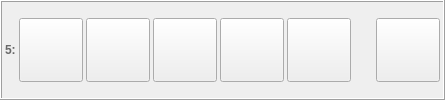
     <widget class="QFrame" name="horizontalFrame_5">
      <property name="enabled">
       <bool>true</bool>
      </property>
      <property name="sizePolicy">
       <sizepolicy hsizetype="Expanding" vsizetype="Expanding">
        <horstretch>0</horstretch>
        <verstretch>0</verstretch>
       </sizepolicy>
      </property>
      <property name="minimumSize">
       <size>
        <width>330</width>
        <height>0</height>
       </size>
      </property>
      <property name="contextMenuPolicy">
       <enum>Qt::ActionsContextMenu</enum>
      </property>
      <property name="autoFillBackground">
       <bool>false</bool>
      </property>
      <property name="frameShape">
       <enum>QFrame::Box</enum>
      </property>
      <property name="frameShadow">
       <enum>QFrame::Raised</enum>
      </property>
      <layout class="QHBoxLayout" name="horizontalLayout_5">
       <property name="spacing">
        <number>3</number>
       </property>
       <property name="leftMargin">
        <number>3</number>
       </property>
       <property name="topMargin">
        <number>3</number>
       </property>
       <property name="rightMargin">
        <number>3</number>
       </property>
       <property name="bottomMargin">
        <number>3</number>
       </property>
       <item>
        <widget class="QLabel" name="label_13">
         <property name="enabled">
          <bool>true</bool>
         </property>
         <property name="sizePolicy">
          <sizepolicy hsizetype="Fixed" vsizetype="Fixed">
           <horstretch>0</horstretch>
           <verstretch>0</verstretch>
          </sizepolicy>
         </property>
         <property name="palette">
          <palette>
           <active>
            <colorrole role="WindowText">
             <brush brushstyle="SolidPattern">
              <color alpha="255">
               <red>104</red>
               <green>104</green>
               <blue>104</blue>
              </color>
             </brush>
            </colorrole>
           </active>
           <inactive>
            <colorrole role="WindowText">
             <brush brushstyle="SolidPattern">
              <color alpha="255">
               <red>104</red>
               <green>104</green>
               <blue>104</blue>
              </color>
             </brush>
            </colorrole>
           </inactive>
           <disabled>
            <colorrole role="WindowText">
             <brush brushstyle="SolidPattern">
              <color alpha="255">
               <red>120</red>
               <green>120</green>
               <blue>120</blue>
              </color>
             </brush>
            </colorrole>
           </disabled>
          </palette>
         </property>
         <property name="font">
          <font>
           <weight>75</weight>
           <bold>true</bold>
          </font>
         </property>
         <property name="text">
          <string>5:</string>
         </property>
         <property name="margin">
          <number>5</number>
         </property>
        </widget>
       </item>
       <item>
        <widget class="QToolButton" name="buttonMountDisk_5">
         <property name="enabled">
          <bool>true</bool>
         </property>
         <property name="minimumSize">
          <size>
           <width>64</width>
           <height>64</height>
          </size>
         </property>
         <property name="maximumSize">
          <size>
           <width>64</width>
           <height>64</height>
          </size>
         </property>
         <property name="iconSize">
          <size>
           <width>48</width>
           <height>48</height>
          </size>
         </property>
        </widget>
       </item>
       <item>
        <widget class="QToolButton" name="buttonMountFolder_5">
         <property name="enabled">
          <bool>true</bool>
         </property>
         <property name="minimumSize">
          <size>
           <width>64</width>
           <height>64</height>
          </size>
         </property>
         <property name="maximumSize">
          <size>
           <width>64</width>
           <height>64</height>
          </size>
         </property>
         <property name="iconSize">
          <size>
           <width>48</width>
           <height>48</height>
          </size>
         </property>
        </widget>
       </item>
       <item>
        <widget class="QToolButton" name="buttonSave_5">
         <property name="enabled">
          <bool>true</bool>
         </property>
         <property name="minimumSize">
          <size>
           <width>64</width>
           <height>64</height>
          </size>
         </property>
         <property name="maximumSize">
          <size>
           <width>64</width>
           <height>64</height>
          </size>
         </property>
         <property name="iconSize">
          <size>
           <width>48</width>
           <height>48</height>
          </size>
         </property>
         <property name="checkable">
          <bool>true</bool>
         </property>
        </widget>
       </item>
       <item>
        <widget class="QToolButton" name="autoSave_5">
         <property name="enabled">
          <bool>true</bool>
         </property>
         <property name="minimumSize">
          <size>
           <width>64</width>
           <height>64</height>
          </size>
         </property>
         <property name="maximumSize">
          <size>
           <width>64</width>
           <height>64</height>
          </size>
         </property>
         <property name="text">
          <string/>
         </property>
         <property name="iconSize">
          <size>
           <width>48</width>
           <height>48</height>
          </size>
         </property>
         <property name="checkable">
          <bool>false</bool>
         </property>
        </widget>
       </item>
       <item>
        <widget class="QToolButton" name="buttonEditDisk_5">
         <property name="enabled">
          <bool>true</bool>
         </property>
         <property name="minimumSize">
          <size>
           <width>64</width>
           <height>64</height>
          </size>
         </property>
         <property name="maximumSize">
          <size>
           <width>64</width>
           <height>64</height>
          </size>
         </property>
         <property name="iconSize">
          <size>
           <width>48</width>
           <height>48</height>
          </size>
         </property>
         <property name="checkable">
          <bool>false</bool>
         </property>
        </widget>
       </item>
       <item>
        <layout class="QVBoxLayout" name="verticalLayout_5">
         <property name="spacing">
          <number>0</number>
         </property>
         <property name="leftMargin">
          <number>5</number>
         </property>
         <property name="rightMargin">
          <number>5</number>
         </property>
         <item>
          <widget class="QLabel" name="labelFileName_5">
           <property name="enabled">
            <bool>true</bool>
           </property>
           <property name="sizePolicy">
            <sizepolicy hsizetype="Ignored" vsizetype="Fixed">
             <horstretch>0</horstretch>
             <verstretch>0</verstretch>
            </sizepolicy>
           </property>
           <property name="font">
            <font>
             <pointsize>12</pointsize>
            </font>
           </property>
           <property name="autoFillBackground">
            <bool>false</bool>
           </property>
           <property name="text">
            <string/>
           </property>
           <property name="textFormat">
            <enum>Qt::PlainText</enum>
           </property>
           <property name="wordWrap">
            <bool>false</bool>
           </property>
          </widget>
         </item>
         <item>
          <widget class="QLabel" name="labelImageProperties_5">
           <property name="enabled">
            <bool>true</bool>
           </property>
           <property name="sizePolicy">
            <sizepolicy hsizetype="Preferred" vsizetype="Fixed">
             <horstretch>0</horstretch>
             <verstretch>0</verstretch>
            </sizepolicy>
           </property>
           <property name="palette">
            <palette>
             <active>
              <colorrole role="WindowText">
               <brush brushstyle="SolidPattern">
                <color alpha="255">
                 <red>128</red>
                 <green>128</green>
                 <blue>128</blue>
                </color>
               </brush>
              </colorrole>
              <colorrole role="Mid">
               <brush brushstyle="SolidPattern">
                <color alpha="255">
                 <red>157</red>
                 <green>155</green>
                 <blue>144</blue>
                </color>
               </brush>
              </colorrole>
             </active>
             <inactive>
              <colorrole role="WindowText">
               <brush brushstyle="SolidPattern">
                <color alpha="255">
                 <red>128</red>
                 <green>128</green>
                 <blue>128</blue>
                </color>
               </brush>
              </colorrole>
              <colorrole role="Mid">
               <brush brushstyle="SolidPattern">
                <color alpha="255">
                 <red>157</red>
                 <green>155</green>
                 <blue>144</blue>
                </color>
               </brush>
              </colorrole>
             </inactive>
             <disabled>
              <colorrole role="WindowText">
               <brush brushstyle="SolidPattern">
                <color alpha="255">
                 <red>118</red>
                 <green>116</green>
                 <blue>108</blue>
                </color>
               </brush>
              </colorrole>
              <colorrole role="Mid">
               <brush brushstyle="SolidPattern">
                <color alpha="255">
                 <red>157</red>
                 <green>155</green>
                 <blue>144</blue>
                </color>
               </brush>
              </colorrole>
             </disabled>
            </palette>
           </property>
           <property name="font">
            <font>
             <pointsize>12</pointsize>
            </font>
           </property>
           <property name="textFormat">
            <enum>Qt::PlainText</enum>
           </property>
           <property name="alignment">
            <set>Qt::AlignLeading|Qt::AlignLeft|Qt::AlignVCenter</set>
           </property>
           <property name="wordWrap">
            <bool>false</bool>
           </property>
          </widget>
         </item>
        </layout>
       </item>
       <item>
        <widget class="QToolButton" name="buttonEject_5">
         <property name="enabled">
          <bool>true</bool>
         </property>
         <property name="minimumSize">
          <size>
           <width>64</width>
           <height>64</height>
          </size>
         </property>
         <property name="maximumSize">
          <size>
           <width>64</width>
           <height>64</height>
          </size>
         </property>
         <property name="iconSize">
          <size>
           <width>64</width>
           <height>64</height>
          </size>
         </property>
        </widget>
       </item>
      </layout>
     </widget>
